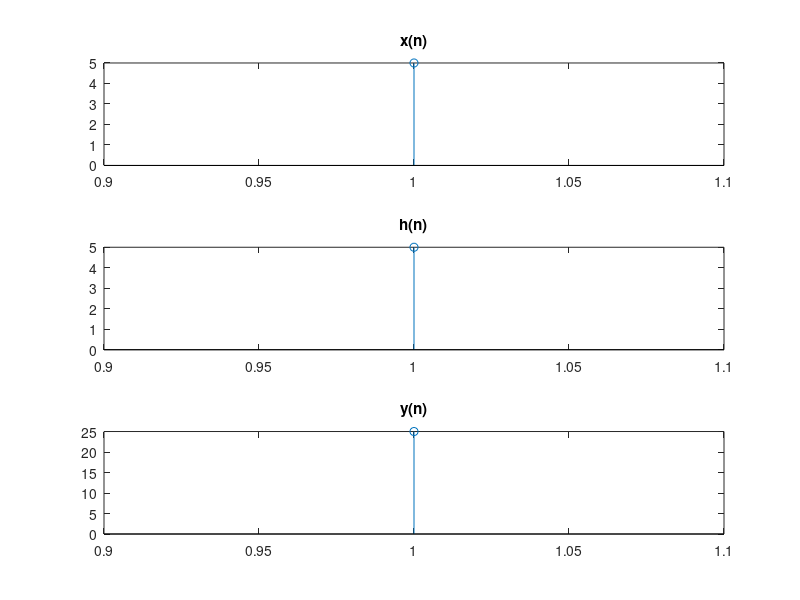

Recreate this plot in MATLAB.
clc;
clear;
x=input('Enter the first sequence: ');
y=input('Enter the second sequence: ');
display(' ');
display('                 Convolution with function:');
convolution_ans1=conv(x,y)





lx=length(x);
ly=length(y);
con_l=lx+ly-1;
x=[x zeros(1,con_l-lx)];
y=[y zeros(1,con_l-ly)];
for i=1:con_l
    con(i)=0;
    for j=1:i 
       con(i)=con(i)+(x(j)*y(i-j+1));
    end
end
display('                 Convolution with out function:');
convolution_ans2=con

subplot(311);stem(x);title('x(n)');
subplot(312);stem(y);title('h(n)')
subplot(313);stem(convolution_ans2);title('y(n)')
